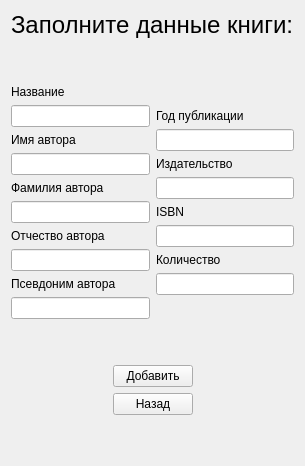
      <widget class="QWidget" name="add_book_page">
       <layout class="QVBoxLayout" name="verticalLayout_9">
        <item>
         <widget class="QLabel" name="main_add_book_label">
          <property name="font">
           <font>
            <pointsize>18</pointsize>
           </font>
          </property>
          <property name="text">
           <string>Заполните данные книги:</string>
          </property>
         </widget>
        </item>
        <item>
         <layout class="QHBoxLayout" name="horizontalLayout">
          <item>
           <layout class="QVBoxLayout" name="verticalLayout_10">
            <item>
             <spacer name="verticalSpacer_18">
              <property name="orientation">
               <enum>Qt::Vertical</enum>
              </property>
              <property name="sizeHint" stdset="0">
               <size>
                <width>20</width>
                <height>40</height>
               </size>
              </property>
             </spacer>
            </item>
            <item>
             <widget class="QLabel" name="label_6">
              <property name="text">
               <string>Название</string>
              </property>
             </widget>
            </item>
            <item>
             <widget class="QLineEdit" name="book_name_line_edit"/>
            </item>
            <item>
             <widget class="QLabel" name="label_8">
              <property name="text">
               <string>Имя автора</string>
              </property>
             </widget>
            </item>
            <item>
             <widget class="QLineEdit" name="author_name_line_edit"/>
            </item>
            <item>
             <widget class="QLabel" name="label_9">
              <property name="text">
               <string>Фамилия автора</string>
              </property>
             </widget>
            </item>
            <item>
             <widget class="QLineEdit" name="author_surname_line_edit"/>
            </item>
            <item>
             <widget class="QLabel" name="label_10">
              <property name="text">
               <string>Отчество автора</string>
              </property>
             </widget>
            </item>
            <item>
             <widget class="QLineEdit" name="author_patronymic_line_edit"/>
            </item>
            <item>
             <widget class="QLabel" name="label_18">
              <property name="text">
               <string>Псевдоним автора</string>
              </property>
             </widget>
            </item>
            <item>
             <widget class="QLineEdit" name="author_pseudonym_line_edit"/>
            </item>
            <item>
             <spacer name="verticalSpacer_19">
              <property name="orientation">
               <enum>Qt::Vertical</enum>
              </property>
              <property name="sizeHint" stdset="0">
               <size>
                <width>20</width>
                <height>40</height>
               </size>
              </property>
             </spacer>
            </item>
           </layout>
          </item>
          <item>
           <layout class="QVBoxLayout" name="verticalLayout_12">
            <item>
             <spacer name="verticalSpacer_20">
              <property name="orientation">
               <enum>Qt::Vertical</enum>
              </property>
              <property name="sizeHint" stdset="0">
               <size>
                <width>20</width>
                <height>40</height>
               </size>
              </property>
             </spacer>
            </item>
            <item>
             <widget class="QLabel" name="label_16">
              <property name="text">
               <string>Год публикации</string>
              </property>
             </widget>
            </item>
            <item>
             <widget class="QLineEdit" name="publication_year_line_edit"/>
            </item>
            <item>
             <widget class="QLabel" name="label_7">
              <property name="text">
               <string>Издательство</string>
              </property>
             </widget>
            </item>
            <item>
             <widget class="QLineEdit" name="publisher_name_line_edit"/>
            </item>
            <item>
             <widget class="QLabel" name="label_17">
              <property name="text">
               <string>ISBN</string>
              </property>
             </widget>
            </item>
            <item>
             <widget class="QLineEdit" name="isbn_line_edit"/>
            </item>
            <item>
             <widget class="QLabel" name="label_19">
              <property name="text">
               <string>Количество</string>
              </property>
             </widget>
            </item>
            <item>
             <widget class="QLineEdit" name="book_amount_line_edit">
              <property name="text">
               <string/>
              </property>
             </widget>
            </item>
            <item>
             <spacer name="verticalSpacer_21">
              <property name="orientation">
               <enum>Qt::Vertical</enum>
              </property>
              <property name="sizeHint" stdset="0">
               <size>
                <width>20</width>
                <height>40</height>
               </size>
              </property>
             </spacer>
            </item>
           </layout>
          </item>
         </layout>
        </item>
        <item>
         <layout class="QHBoxLayout" name="horizontalLayout_9">
          <item>
           <spacer name="horizontalSpacer_15">
            <property name="orientation">
             <enum>Qt::Horizontal</enum>
            </property>
            <property name="sizeHint" stdset="0">
             <size>
              <width>40</width>
              <height>20</height>
             </size>
            </property>
           </spacer>
          </item>
          <item>
           <widget class="QPushButton" name="add_book_btn_2">
            <property name="text">
             <string>Добавить</string>
            </property>
           </widget>
          </item>
          <item>
           <spacer name="horizontalSpacer_16">
            <property name="orientation">
             <enum>Qt::Horizontal</enum>
            </property>
            <property name="sizeHint" stdset="0">
             <size>
              <width>40</width>
              <height>20</height>
             </size>
            </property>
           </spacer>
          </item>
         </layout>
        </item>
        <item>
         <layout class="QHBoxLayout" name="horizontalLayout_18">
          <item>
           <spacer name="horizontalSpacer_23">
            <property name="orientation">
             <enum>Qt::Horizontal</enum>
            </property>
            <property name="sizeHint" stdset="0">
             <size>
              <width>40</width>
              <height>20</height>
             </size>
            </property>
           </spacer>
          </item>
          <item>
           <widget class="QPushButton" name="add_book_back_btn">
            <property name="text">
             <string>Назад</string>
            </property>
           </widget>
          </item>
          <item>
           <spacer name="horizontalSpacer_24">
            <property name="orientation">
             <enum>Qt::Horizontal</enum>
            </property>
            <property name="sizeHint" stdset="0">
             <size>
              <width>40</width>
              <height>20</height>
             </size>
            </property>
           </spacer>
          </item>
         </layout>
        </item>
        <item>
         <spacer name="verticalSpacer_17">
          <property name="orientation">
           <enum>Qt::Vertical</enum>
          </property>
          <property name="sizeHint" stdset="0">
           <size>
            <width>20</width>
            <height>40</height>
           </size>
          </property>
         </spacer>
        </item>
       </layout>
      </widget>
